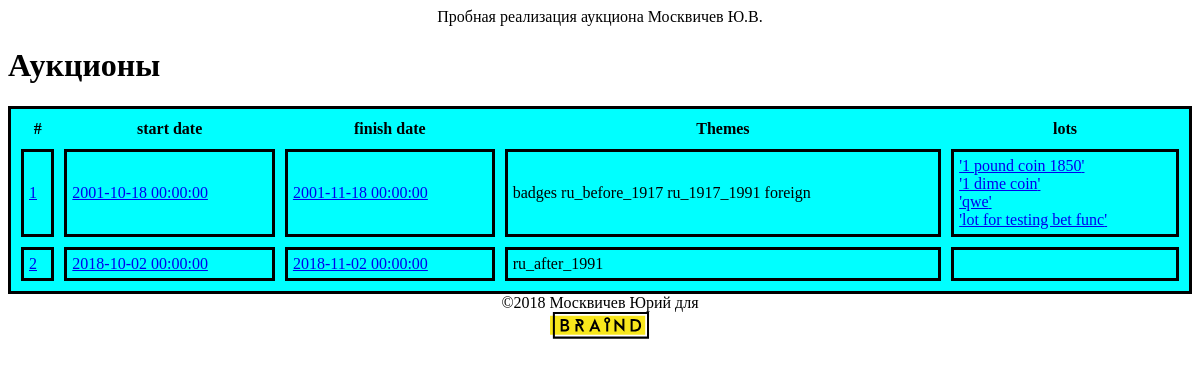
The page / on the database its author committed.
### tables this page shows
CREATE TABLE `auctions` (
  `id` int(11) NOT NULL AUTO_INCREMENT,
  `Date_Start` datetime NOT NULL,
  `Date_Finish` datetime NOT NULL,
  PRIMARY KEY (`id`)
);

CREATE TABLE `themes_for_auction` (
  `auction_id` int(11) NOT NULL,
  `theme_id` int(11) NOT NULL,
  PRIMARY KEY (`auction_id`,`theme_id`),
  KEY `fk_themes_for_auction_2_idx` (`theme_id`),
  CONSTRAINT `fk_themes_for_auction_1` FOREIGN KEY (`auction_id`) REFERENCES `auctions` (`id`) ON DELETE NO ACTION ON UPDATE NO ACTION,
  CONSTRAINT `fk_themes_for_auction_2` FOREIGN KEY (`theme_id`) REFERENCES `Themes` (`theme_id`) ON DELETE NO ACTION ON UPDATE NO ACTION
);

CREATE TABLE `Themes` (
  `theme_id` int(11) NOT NULL AUTO_INCREMENT,
  `Theme_Name` varchar(256) NOT NULL,
  PRIMARY KEY (`theme_id`)
);

CREATE TABLE `lots` (
  `id_lot` int(11) NOT NULL AUTO_INCREMENT,
  `lot_Date_Finish` datetime NOT NULL,
  `lot_name` varchar(45) NOT NULL,
  `lot_description` varchar(256) NOT NULL,
  `lot_min_price` decimal(15,2) NOT NULL,
  `auction_id` int(11) NOT NULL,
  `lot_next_bet` decimal(15,2) NOT NULL,
  `lot_hidden_bet` decimal(15,2) NOT NULL,
  `lot_current_leader` int(11) DEFAULT NULL,
  `lot_last_bet` varchar(45) DEFAULT NULL,
  PRIMARY KEY (`id_lot`),
  KEY `fk_lot_auction_idx` (`auction_id`),
  KEY `fk_lots_1_idx` (`lot_current_leader`),
  CONSTRAINT `fk_lot_auction` FOREIGN KEY (`auction_id`) REFERENCES `auctions` (`id`) ON DELETE NO ACTION ON UPDATE NO ACTION,
  CONSTRAINT `fk_lots_1` FOREIGN KEY (`lot_current_leader`) REFERENCES `users` (`id_user`) ON DELETE NO ACTION ON UPDATE NO ACTION
);

### index.php (called while the page is built)
<?php
    require_once("database.php");
    require_once("models/auction.php");
    $link = db_connect();
    $auctions = auction_all($link);
    include ("views/auctions.php");
 ?>

### models/auction.php (called while the page is built, shortened)
<?php
    function auction_all($link){
        $query = "SELECT * FROM auctions ORDER BY id ";
        $result = mysqli_query($link, $query);
        $n = mysqli_num_rows ($result);
        $auctions = array();
        for ($i = 0; $i < $n; $i++){
            $row = mysqli_fetch_assoc($result);
            $auctions[] = $row;
        }
        return $auctions;
    }
    function get_auction_themes($link, $id){
        $query = "SELECT * FROM themes_for_auction
                    INNER JOIN Themes on Themes.theme_id = themes_for_auction.theme_id
                    where auction_id = ".$id ;
        $result = mysqli_query($link, $query);
        $n = mysqli_num_rows ($result);
        $themes = array();
        for ($i = 0; $i < $n; $i++){
            $row = mysqli_fetch_assoc($result);
            $themes[] = $row;
        }
        return $themes;
    }
    function get_auction_lots($link, $id){
        $query = "SELECT * FROM lots WHERE auction_id = ".$id ;
        $result = mysqli_query($link, $query);
        $n = mysqli_num_rows ($result);
        $lots = array();
        for ($i = 0; $i < $n; $i++){
            $row = mysqli_fetch_assoc($result);
            $lots[] = $row;
        }
        return $lots;
    }
?>

### views/auctions.php (the view, shortened to what this page needs)
<!DOCTYPE html>
<html>
    <head>
        <link rel="stylesheet" href="style.css" />
    </head>
    <body>
        <?php include('views/header.php'); ?>
        <div>
                <h1>Аукционы</h1>
        </div>
        <div>
            <table class="table_auction">
                <tr>
                    <th>#</th>
                    <th>start date</th>
                    <th>finish date</th>
                    <th>Themes</th>
                    <th>lots</th>
                </tr>
                <?php foreach($auctions as $a): ?>
                <tr>
                    <td><a href="auction.php/?id=<?=$a['id']?>"><?=$a['id']?></a></td>
                    <td><a href="auction.php/?id=<?=$a['id']?>"><?=$a['Date_Start']?></a></td>
                    <td><a href="auction.php/?id=<?=$a['id']?>"><?=$a['Date_Finish']?></a></td>
                    <td>
                        <?php foreach($themes=get_auction_themes($link, $a['id']) as $t): ?>
                            <?=$t['Theme_Name']?>
                        <?php endforeach ?>
                    </td>
                    <td><?php foreach($lots=get_auction_lots($link, $a['id']) as $lot): ?>
                        <a href="lot.php/?id=<?=$lot['id_lot']?>">'<?=$lot['lot_description']?>'</a><br/>
                        <?php endforeach ?>
                    </td>
                </tr>
                <?php endforeach ?>
            </table>
        </div>
        <?php include('views/footer.php'); ?>
    </body>
</html>

### views/header.php (shortened to what this page needs)
<header>
    Пробная реализация аукциона Москвичев Ю.В.
</header>

### views/footer.php (shortened to what this page needs)
<footer>
            &copy;2018 Москвичев Юрий для <br/>
             <a href="https://braind.agency/" target="_blank"></a>
        </footer>

### style.css (style rules this page uses)
header, footer { text-align: center; }
.header__logo-base { width: 100px; }
.table_auction { width: 100%; background-color: aqua; border: 3px solid black; border-color: black; border-collapse: none; border-spacing: 10px; }
td { border: 3px solid black; padding: 5px; }

### rows shown on the page
auctions: id "1", Date_Start "2001-10-18 00:00:00", Date_Finish "2001-11-18 00:00:00"
themes_for_auction: theme.Theme_Name "badges"
themes_for_auction: theme.Theme_Name "ru_before_1917"
themes_for_auction: theme.Theme_Name "ru_1917_1991"
themes_for_auction: theme.Theme_Name "foreign"
lots: lot_description "1 pound coin 1850"
lots: lot_description "1 dime coin"
lots: lot_description "qwe"
lots: lot_description "lot for testing bet func"
auctions: id "2", Date_Start "2018-10-02 00:00:00", Date_Finish "2018-11-02 00:00:00"
themes_for_auction: theme.Theme_Name "ru_after_1991"
